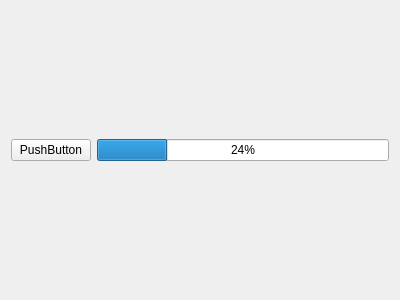
<?xml version="1.0" encoding="UTF-8"?>
<ui version="4.0">
 <class>Form</class>
 <widget class="QWidget" name="Form">
  <property name="geometry">
   <rect>
    <x>0</x>
    <y>0</y>
    <width>400</width>
    <height>300</height>
   </rect>
  </property>
  <property name="windowTitle">
   <string>Form</string>
  </property>
  <layout class="QGridLayout" name="gridLayout">
   <item row="0" column="0">
    <layout class="QHBoxLayout" name="horizontalLayout">
     <item>
      <widget class="QPushButton" name="run_button">
       <property name="text">
        <string>PushButton</string>
       </property>
      </widget>
     </item>
     <item>
      <widget class="QProgressBar" name="exp_progress">
       <property name="value">
        <number>24</number>
       </property>
      </widget>
     </item>
    </layout>
   </item>
  </layout>
 </widget>
 <resources/>
 <connections/>
</ui>
